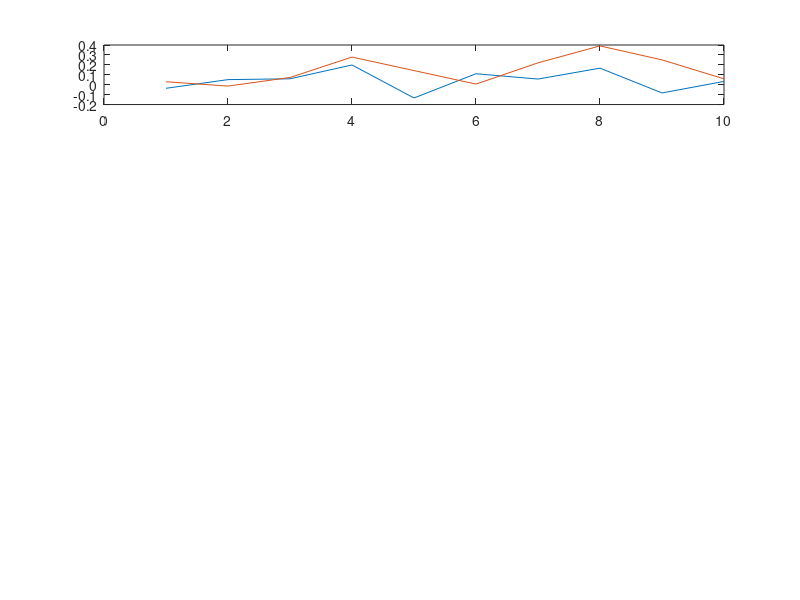

This chart was generated by the following MATLAB code: (Note: this script raises an error after producing the figure.)
clear all
clc
close all

a = [0.3957; -0.2417; 0.0454; -0.3136];
sig_v = 0.1;
n = 10;
taps = 4;
num_realizations = 5;

for k = 1:1:num_realizations
    v = sig_v.*randn(1, n+3);
    xt = zeros(1,4);
    x = [];
    for i = 1:1:n+taps -1
        new_x = xt*-a + v(i);
        xt = [new_x xt(1:3)];
        if(i > 3)
            x = [x; new_x];
        end
    end
    figure(1);
    subplot(num_realizations, 1, k);
    plot([1:1:n], x);
    hold on;
    A = [];
    for i=1:1:n
        A = [A; fliplr(v(i:1:i+taps-1))];
    end
    for i=1:1:n
        A = [A; (v(i:1:i+taps-1))];
    end
    fb = [x(1:1:n); flipud(x(1:1:n))];
    h = inv(A'*A)*A'*fb;

    xt = zeros(1,4);
    xHat = [];
    for i=1:1:n+taps-1
        new_x = xt*h + v(i);
        xt = [new_x xt(1:3)];
        if(i > 3)
            xHat = [xHat; new_x];
        end
    end
    plot([1:1:n], xHat);
    hold off;
    avg_error = sum((x - xHat).^2) / n
    title("error = ", avg_error);
    w = [-pi + 0.01:0.01:pi - 0.01];
    Sx = abs(sig_v./(a+a(1).*exp(-j.*w) - h(2).*exp(-j.*w)-h(3)*exp(-j.*w)- ...
        h(4).*exp(-j.*w)));
    figure(k+1);plot(w,Sx); title('Sx'); hold on;
    hold off;
end
